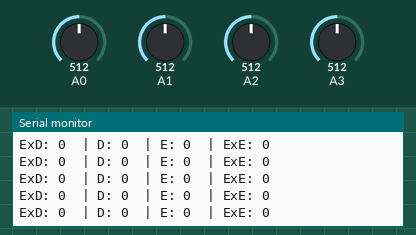
Simulated run of this sketch. Board: Arduino Mega 2560, built with avr-gcc and run on an emulated ATmega2560. Parts: the last lines printed to the serial monitor. The inputs (shaded band) are chosen by the test bench; at power-on: A1 = 512, A0 = 512, A2 = 512, A3 = 512.

Above: at 1.2 s.
1.3 s: A1 set to 534
At 2.1 s:
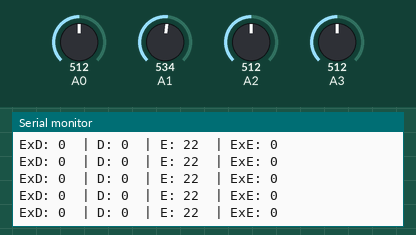
4.3 s: A0 set to 537
At 5.2 s:
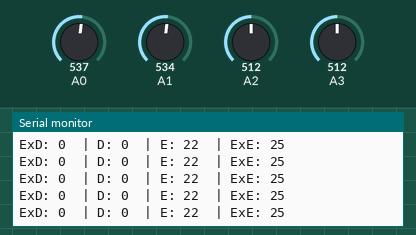
5.8 s: A2 set to 538
At 6.5 s:
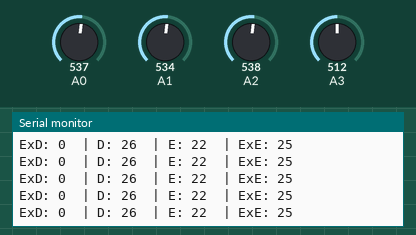

The sketch:

sensores_reflexivos.ino
```cpp
class Sensor {
    public:
        byte pinoEntrada;

        Sensor(byte pino) {
            this->pinoEntrada = pino;
        }

        byte ler() {
            return (analogRead(pinoEntrada));
        }
};


byte pinosEnergia[2] = {37, 35};

Sensor sensorExEsquerda(A0);    // Amarelo
Sensor sensorEsquerda  (A1);    // Azul
Sensor sensorDireita   (A2);    // Roxo
Sensor sensorExDireita (A3);    // Verde

void setup() {
    Serial.begin(9600);

    for (int i = 0; i < sizeof(pinosEnergia); i ++) {
        pinMode(i, OUTPUT);
        digitalWrite(i, HIGH);
    }
}

void loop() {
    Serial.print("ExD: "    ); Serial.print(sensorExDireita.ler());
    Serial.print("\t| D: "  ); Serial.print(sensorDireita.ler());
    Serial.print("\t| E: "  ); Serial.print(sensorEsquerda.ler());
    Serial.print("\t| ExE: "); Serial.print(sensorExEsquerda.ler());
    Serial.println();
}
```

Measured:
- after the input at 1.3 s, the serial monitor: prints a new line after 0.05 s (image 1)
- after the input at 4.3 s, the serial monitor: prints a new line after 0.05 s (image 2)
- after the input at 5.8 s, the serial monitor: prints a new line after 0.06 s (image 3)
